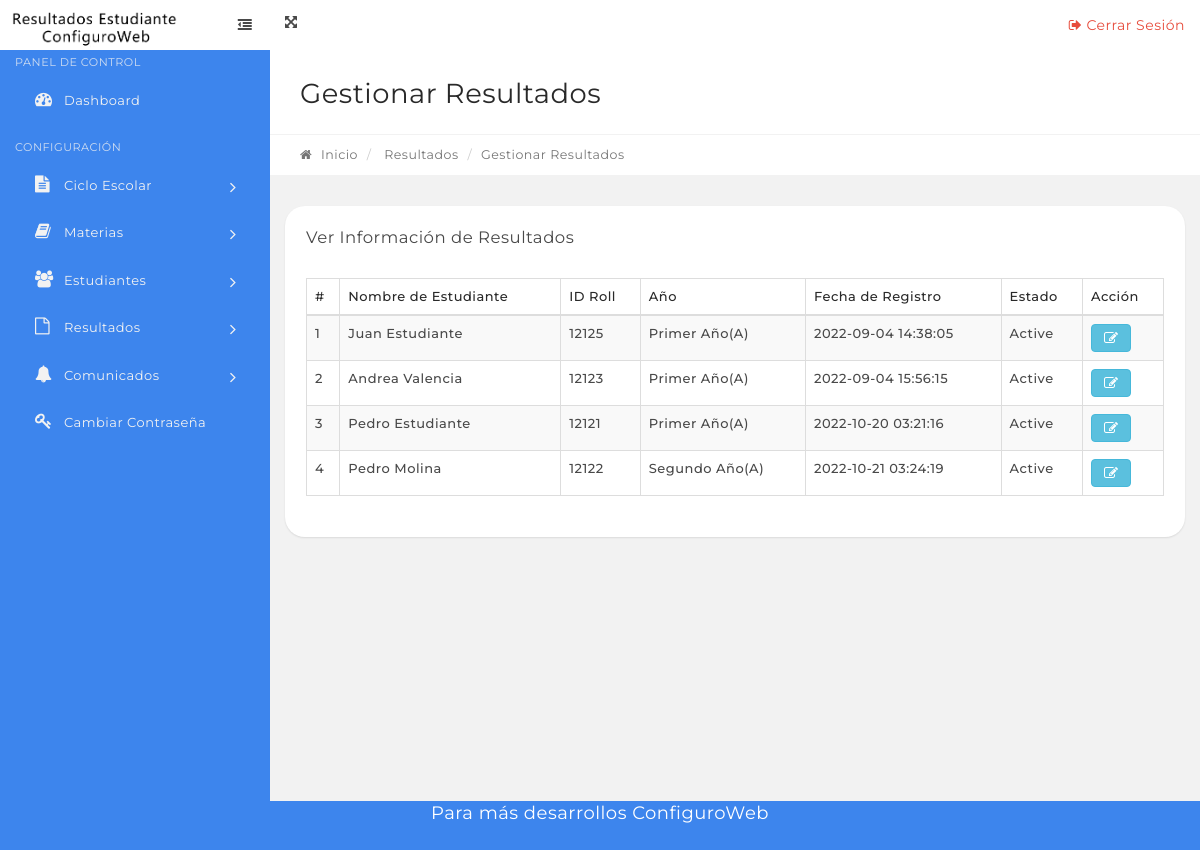
The page /php/manage-results.php on the database its author committed.
### tables this page shows
CREATE TABLE `tblstudents` (
  `StudentId` int(11) NOT NULL,
  `StudentName` varchar(100) DEFAULT NULL,
  `RollId` varchar(100) DEFAULT NULL,
  `StudentEmail` varchar(100) DEFAULT NULL,
  `Gender` varchar(10) DEFAULT NULL,
  `DOB` varchar(100) DEFAULT NULL,
  `ClassId` int(11) DEFAULT NULL,
  `RegDate` timestamp NULL DEFAULT current_timestamp(),
  `UpdationDate` timestamp NULL DEFAULT NULL,
  `Status` int(1) DEFAULT NULL
);

### php/manage-results.php (the view, shortened to what this page needs)
<?php
include('includes/config.php');
if (strlen($_SESSION['alogin']) == "") {
    header("Location: index.php");
} else {
?>
    <link rel="stylesheet" type="text/css" href="assets/js/DataTables/datatables.min.css" />
    <?php include('includes/topbar.php'); ?>
    <div class="content-wrapper">
        <div class="content-container">
            <?php include('includes/leftbar.php'); ?>
            <div class="main-page">
                <div class="container-fluid">
                    <div class="row page-title-div">
                        <div class="col-md-6">
                            <h2 class="title">Gestionar Resultados</h2>
                        </div>
                    </div>
                    <div class="row breadcrumb-div">
                        <div class="col-md-6">
                            <ul class="breadcrumb">
                                <li><a href="dashboard.php"><i class="fa fa-home"></i> Inicio</a></li>
                                <li> Resultados</li>
                                <li class="active">Gestionar Resultados</li>
                            </ul>
                        </div>
                    </div>
                </div>
                <section class="section">
                    <div class="container-fluid">
                        <div class="row">
                            <div class="col-md-12">
                                <div class="panel">
                                    <div class="panel-heading">
                                        <div class="panel-title">
                                            <h5>Ver Información de Resultados</h5>
                                        </div>
                                    </div>
                                    <div class="panel-body p-20">
                                        <table id="example" class="display table table-striped table-bordered" cellspacing="0" width="100%">
                                            <thead>
                                                <tr>
                                                    <th>#</th>
                                                    <th>Nombre de Estudiante</th>
                                                    <th>ID Roll</th>
                                                    <th>Año</th>
                                                    <th>Fecha de Registro</th>
                                                    <th>Estado</th>
                                                    <th>Acción</th>
                                                </tr>
                                            </thead>
                                            <tbody>
                                                <?php $sql = "SELECT  distinct tblstudents.StudentName,tblstudents.RollId,tblstudents.RegDate,tblstudents.StudentId,tblstudents.Status,tblclasses.ClassName,tblclasses.Section from tblresult join tblstudents on tblstudents.StudentId=tblresult.StudentId  join tblclasses on tblclasses.id=tblresult.ClassId";
                                                $query = $dbh->prepare($sql);
                                                $query->execute();
                                                $results = $query->fetchAll(PDO::FETCH_OBJ);
                                                $cnt = 1;
                                                if ($query->rowCount() > 0) {
                                                    foreach ($results as $result) {   ?>
                                                        <tr>
                                                            <td><?php echo htmlentities($cnt); ?></td>
                                                            <td><?php echo htmlentities($result->StudentName); ?></td>
                                                            <td><?php echo htmlentities($result->RollId); ?></td>
                                                            <td><?php echo htmlentities($result->ClassName); ?>(<?php echo htmlentities($result->Section); ?>)</td>
                                                            <td><?php echo htmlentities($result->RegDate); ?></td>
                                                            <td><?php if ($result->Status == 1) {
                                                                    echo htmlentities('Active');
                                                                } else {
                                                                    echo htmlentities('Blocked');
                                                                }
                                                                ?></td>
                                                            <td>
                                                                <a href="edit-result.php?stid=<?php echo htmlentities($result->StudentId); ?>" class="btn btn-info"><i class="fa fa-edit" title="Edit Record"></i> </a>
                                                            </td>
                                                        </tr>
                                                <?php $cnt = $cnt + 1;
                                                    }
                                                } ?>
                                            </tbody>
                                        </table>
                                    </div>
                                </div>
                            </div>
                        </div>
                    </div>
            </div>
        </div>
    </div>
    </div>
    <?php include('includes/footer.php'); ?>
<?php } ?>

### rows shown on the page
tblstudents: StudentName "Juan Estudiante", RollId "12125", ClassName "Primer Año", Section "A", RegDate "2022-09-04 14:38:05"
tblstudents: StudentName "Andrea Valencia", RollId "12123", ClassName "Primer Año", Section "A", RegDate "2022-09-04 15:56:15"
tblstudents: StudentName "Pedro Estudiante", RollId "12121", ClassName "Primer Año", Section "A", RegDate "2022-10-20 03:21:16"
tblstudents: StudentName "Pedro Molina", RollId "12122", ClassName "Segundo Año", Section "A", RegDate "2022-10-21 03:24:19"
